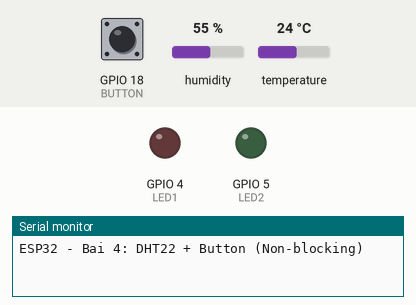
Bench run of a program on a simulated ESP32. Parts: output pins drawn as LEDs (lit = HIGH), the last lines printed to the serial monitor. Inputs (shaded band) come from the test bench; at power-on: GPIO 18 (BUTTON) HIGH, humidity 55 %, temperature 24 °C.

Above: at 1.2 s.
1.3 s: GPIO 18 (BUTTON) pulled LOW for 0.15 s
At 2.5 s:
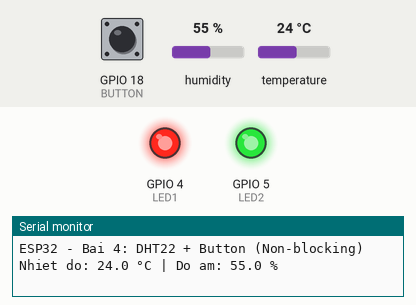
2.9 s: GPIO 18 (BUTTON) pulled LOW for 1 s
At 4.0 s:
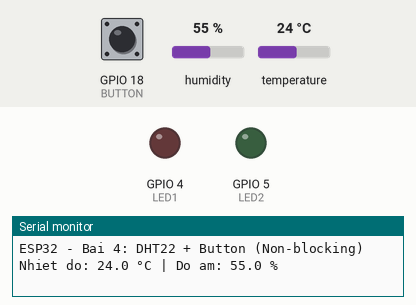
5.4 s: GPIO 18 (BUTTON) pulled LOW for 3.2 s
At 5.9 s:
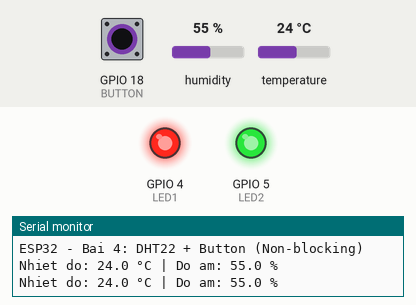
Timing chart, 0 to 8.4 s (numbered marks = the images above; inputs shaded):
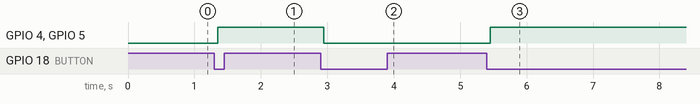

The program:

main.cpp
```cpp
#include <Arduino.h>
#include <DHT.h>

// DHT22
#define DHTPIN 23
#define DHTTYPE DHT22
DHT dht(DHTPIN, DHTTYPE);

// Chân nút nhấn và LED
const int BUTTON = 18;
const int LED1 = 4;
const int LED2 = 5;

// Biến debounce
bool ledState = LOW;
bool buttonState = HIGH;
bool lastButtonReading = HIGH;

unsigned long lastDebounceTime = 0;
const unsigned long debounceDelay = 50;

// Biến đọc DHT22 định kỳ
unsigned long previousMillisDHT = 0;
const unsigned long dhtInterval = 2000;

void setup() {
  Serial.begin(115200);

  pinMode(LED1, OUTPUT);
  pinMode(LED2, OUTPUT);
  pinMode(BUTTON, INPUT_PULLUP);

  digitalWrite(LED1, LOW);
  digitalWrite(LED2, LOW);

  dht.begin();

  Serial.println("ESP32 - Bai 4: DHT22 + Button (Non-blocking)");
}

void loop() {
  unsigned long currentMillis = millis();

  // ===== Quét nút nhấn liên tục =====
  bool reading = digitalRead(BUTTON);

  if (reading != lastButtonReading) {
    lastDebounceTime = currentMillis;
  }

  if (currentMillis - lastDebounceTime >= debounceDelay) {
    if (reading != buttonState) {
      buttonState = reading;

      // INPUT_PULLUP: nhấn = LOW
      if (buttonState == LOW) {
        ledState = !ledState;
        digitalWrite(LED1, ledState);
        digitalWrite(LED2, ledState);
      }
    }
  }

  lastButtonReading = reading;

  // ===== Đọc DHT22 mỗi 2 giây =====
  if (currentMillis - previousMillisDHT >= dhtInterval) {
    previousMillisDHT = currentMillis;

    float temperature = dht.readTemperature();
    float humidity = dht.readHumidity();

    if (isnan(temperature) || isnan(humidity)) {
      Serial.println("Loi doc DHT22!");
    } else {
      Serial.print("Nhiet do: ");
      Serial.print(temperature, 1);
      Serial.print(" °C | Do am: ");
      Serial.print(humidity, 1);
      Serial.println(" %");
    }
  }
}
```

Measured:
- after the input at 1.3 s, GPIO 4 (LED1), GPIO 5 (LED2): LOW → HIGH after 0.05 s
- after the input at 2.9 s, GPIO 4 (LED1), GPIO 5 (LED2): HIGH → LOW after 0.05 s
- after the input at 5.4 s, GPIO 4 (LED1), GPIO 5 (LED2): LOW → HIGH after 0.05 s
